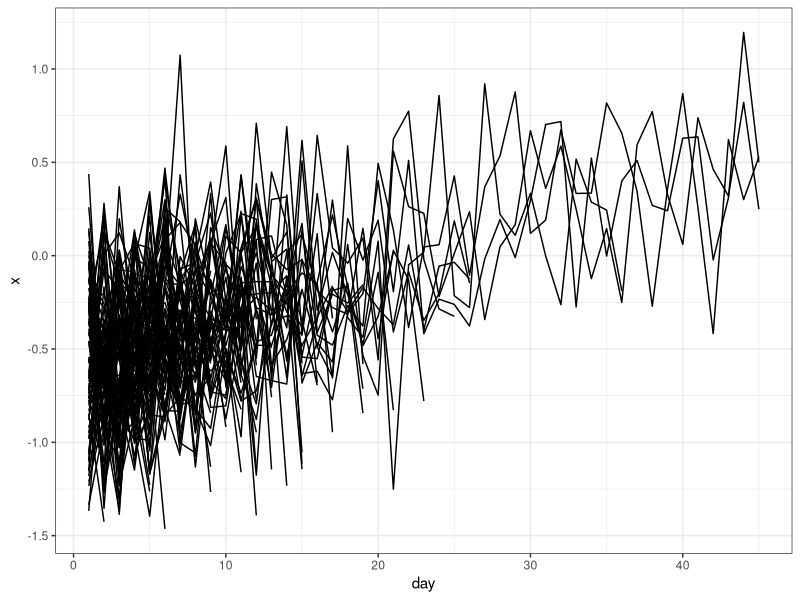
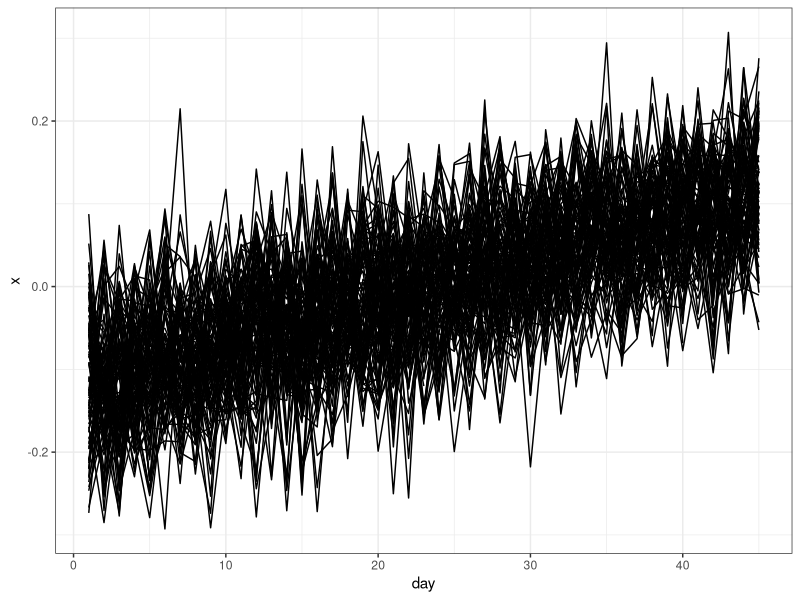
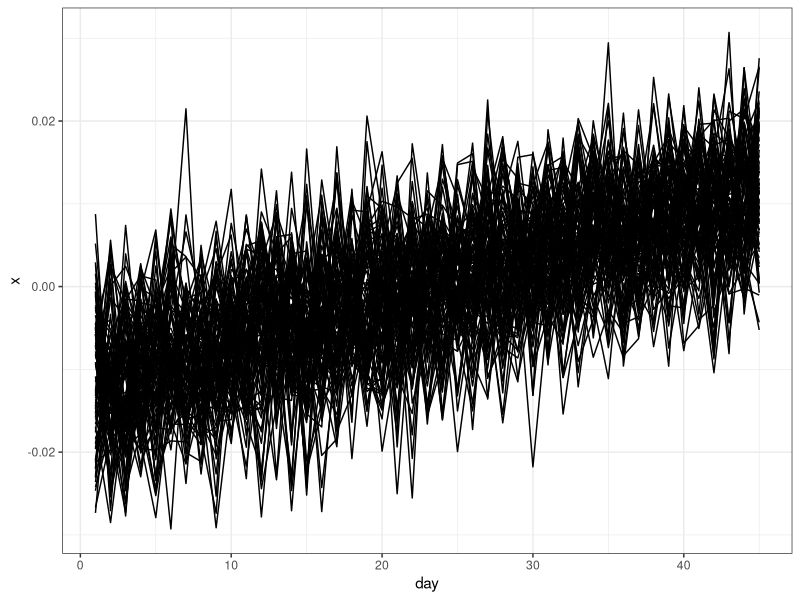

R code for these plots, in order: (Note: this script raises an error after producing the figures.)

# Load packages -----------------------------------------------------------

package.list <- c("here", "tidyverse", 'patchwork')

## Installing them if they aren't already on the computer
new.packages <- package.list[!(package.list %in% installed.packages()[,"Package"])]
if(length(new.packages)) install.packages(new.packages)

## And loading them
for(i in package.list){library(i, character.only = T)}

# Data specifications -----------------------------------------------------

#1. generate time series of covariate for 3 sites from zero normal
#2. standardize those time series
#3. multiply those time series by 
## small: 0.01
## medium: 0.1
## don’t have to do anything in the large variability case
#4. simulate survival of 100 individuals at each site with 
## a regression with b1 and b0 (see notes below)
#5. Repeat for a number of "datasets"

#Define two different interval "lengths" for each
#dataset
#short: 5 days/years
#long: 10 days/years

#double check and tweak b0 and b1 to get:
# - ~1/2 of individuals should die
# - b0 = 0 should make ~1/2 individuals die
# - how many die in first versus later intervals? want a ~large
## subset to survive through first interval but then ~1/2
## to die by end
# - check that survival variability varies more with
## higher covariate variation

# Generate covariate data -------------------------------------------------

#create three time series of covariate data,
#standardize them, then create them to 
#have variable amounts of variation 

#number of intervals (now days)
n.int <- 45

#number of individuals per "site"
n.indiv <- 30

#set b0 and b1
b0 <- 2.8
#b0 <- 2.1
b1 <- 3.5

#number of simulated datasets
n.datasets <- 100

#simulated x data for every day of every interval
#in every dataset and KEEP them all

#Then generated y data for those x's - then, 
#"fill" 0's for intervals in which the individual "died"
#since this is the way the surveys would have been performed
#so for the last interval, we get all days in that interval, 
#and all are set to 0 - since we don't know which day in
#the total survey interval an individual died. 

#then combine:
#1. daily x data for each individual in each dataset
#in each day with interval IDs recognized
#2. interval level survival data with dataset, ID, and 
#interval ID info

sim_x_function <- function(n.t,
                           var_level,
                           b0, 
                           b1,
                           short.length,
                           long.length){
  
  #based on climate data from WHWO dataset,
  #creatng the x so that it gradually changes 
  #throughout the series
  days <- as.data.frame(155:(155+n.t))
  
  names(days) <- "day"
  
  days2 <- days %>%
    rowwise() %>%
    #this regression is from the tmax data from WHWO
    #with a regression of temp by julian day
    #also set julian days based on time of year
    #those nests were surveyed
    mutate(x1 = rnorm(n(), mean(0.0749171*day - 6.2250967), sd =1))
  
  #get x for each interval (day)
  #x1 <- rnorm(n.t, mean = 0, sd = 1)
  #scale that 
  x2 <- scale(days2$x1)
  #multiply by the level of variation we want
  #in our dataset (low 0.01, med 0.1, high 1)
  x.vec <- x2*var_level
  
  
  interval.long = sort(rep(1:(ceiling(n.t/long.length)), 
                           long.length))
  
  interval.long <- interval.long[1:n.t]
  #divide it into intervals of ~3.5 days each
  interval <- tibble(interval.short = sort(rep(1:(ceiling(n.t/short.length)), 
                                         short.length))) %>%
    mutate(day = 1:n()) %>%
    bind_cols(tibble(interval.long))
  
  #make that a dataframe and get
  #survival probability based on regression
  #and b0 and b1 values defined
  x.df <- as.data.frame(x.vec) %>%
    rename(x = V1) %>%
    mutate(day = row_number()) %>%
    rowwise() %>%
    mutate(ps = exp(b0 + b1*x)/(1 + exp(b0 + b1*x))) %>%
    ungroup() %>%
    left_join(interval, by = "day")
  
  return(x.df)
  
}


sim_y_function <- function(n.ind,
                           n.t,
                           n.data,
                           x.df){
  
  ind.df <- expand.grid(1:n.ind, 1:n.t, 1:n.data)%>%
    rename(ID = Var1,
           day = Var2,
           Dataset = Var3) %>%
    mutate(Dataset = as.character(Dataset)) %>%
    left_join(x.df, by = c("day", "Dataset")) %>%
    rowwise() %>%
    mutate(fate = rbinom(n(), 1, ps)) %>%
    ungroup()
  
  alive <- ind.df %>%
    group_by(ID, Dataset) %>%
    #filter out IDs where all intervals == 1
    filter(all(fate == 1)) %>%
    ungroup()
  
  dead <- ind.df %>%
    #arrange(day) %>%
    group_by(ID, Dataset) %>%
    #filter out just IDs where there is at least one zero
    filter(any(fate == 0)) %>%
    #Get a True-False column that finds all 0's per indiivudla site
    mutate(first_0 = fate == 0 & !duplicated(fate == 0)) %>%
    #instead of following code, to keep covariate data for 
    #interval summary model, just set fates after the first 0 to be equal to NA
    # mutate(fate = case_when(row_number() <= min(which(fate == 0 & first_0 == TRUE)) ~ fate,
    #                         TRUE ~ NA_real_)) %>%
    # Find the first row with `first_0` in each group, filter out rows after it
    filter(row_number() <= min(which(fate == 0 & first_0 == TRUE))) %>%
    ungroup() %>%
    #remove gropuing column
    dplyr::select(-first_0)
  
  df2 <- alive %>%
    bind_rows(dead) %>%
    dplyr::select(ID, day, Dataset, interval.long, 
                  interval.short, fate)
  
  ind.df2 <- ind.df %>%
    dplyr::select(-fate) %>%
    left_join(df2, by = c("ID", "day", "Dataset",
                          "interval.long", 'interval.short'))%>%
    group_by(ID, interval.short, Dataset) %>%
    mutate(fate.short = case_when(any(fate == 0) ~ 0,
                            TRUE ~ fate)) %>%
    ungroup() %>%
    group_by(ID, interval.long, Dataset) %>%
    mutate(fate.long = case_when(any(fate == 0) ~ 0,
                                  TRUE ~ fate)) %>%
    filter(!is.na(fate)) %>%
    ungroup() 
  
  return(ind.df2)
  
}

#Step 3 - generate a set of 100 datasets at each level ---------------------

set.seed(1)

#low variation
x.low <- lapply(1:100, #how many datasets
                function(i)
                {
                  sim_x_function(b0 = b0,
                                 b1 = b1,
                                 n.t = n.int,
                                 var_level = 0.01,
                                 short.length = 5,
                                 long.length = 10) #based on this probability
                } )


x.low.df <- bind_rows(x.low, .id = "Dataset") 
set.seed(1)
y.low <- sim_y_function(n.ind = n.indiv,
                        n.t = n.int,
                        n.data = n.datasets,
                        x.df = x.low.df)

set.seed(1)
#med variation
x.med <- lapply(1:100, #how many datasets
                function(i)
                {
                  sim_x_function(b0 = b0,
                                 b1 = b1,
                                 n.t = n.int,
                                 var_level = 0.1,
                                 short.length = 5,
                                 long.length = 10) #based on this probability
                } )


x.med.df <- bind_rows(x.med, .id = "Dataset") 

set.seed(1)
y.med <- sim_y_function(n.ind = n.indiv,
                        n.t = n.int,
                        n.data = n.datasets,
                        x.df = x.med.df)

set.seed(1)

#high
x.high <- lapply(1:100, #how many datasets
                function(i)
                {
                  sim_x_function(b0 = b0,
                                 b1 = b1,
                                 n.t = n.int,
                                 var_level = 0.5,
                                 short.length = 5,
                                 long.length = 10) #based on this probability
                } )


x.high.df <- bind_rows(x.high, .id = "Dataset") 

set.seed(1)
y.high <- sim_y_function(n.ind = n.indiv,
                        n.t = n.int,
                        n.data = n.datasets,
                        x.df = x.high.df)

# Explore datasets --------------------------------------------------------
theme_set(theme_bw())
y.high %>%
  ggplot(aes(x = day, y= x, group = Dataset)) +
  geom_line()

y.med %>%
  ggplot(aes(x = day, y= x, group = Dataset)) +
  geom_line()

y.low %>%
  ggplot(aes(x = day, y= x, group = Dataset)) +
  geom_line()

# Truncate and add intervals ----------------------------------------------

#for the high var, the max survival is to:
(max_day <- y.high %>%
  filter(!is.na(fate)) %>%
  filter(day == max(day)) %>%
   distinct(day) %>%
   dplyr::select(day) %>%
   as_vector())

#set manually to try to get more "live guys"
max_day <- 25

(max_interval_short <- y.high %>%
  filter(!is.na(fate)) %>%
  filter(day == max(day)) %>%
  distinct(interval.short) %>%
  dplyr::select(interval.short) %>%
  as_vector() )

(max_interval_long <- y.high %>%
    filter(!is.na(fate)) %>%
    filter(day == max(day)) %>%
    distinct(interval.long) %>%
    dplyr::select(interval.long) %>%
    as_vector() )

daily_survival_function <- function(df,
                                    interval_name,
                                    max_interval_val,
                                    other_int_name,
                                    other_int_fate,
                                    interval_fate){
  
  df2 <- df %>%
    filter({{interval_name}} <= max_interval_val) %>%
    filter(day <= max_day) %>%
    dplyr::select(-fate,
                  -{{other_int_name}},
                  -{{other_int_fate}}
                  ) %>%
    rename('interval' = {{interval_name}},
           'fate' = {{interval_fate}})%>%
    filter(!is.na(fate))
  
  return(df2)

}

y.low.daily.short <- daily_survival_function(df = y.low,
                        interval_name = interval.short,
                        max_interval_val = max_interval_short,
                        other_int_name = 'interval.long',
                        other_int_fate = 'fate.long',
                        interval_fate = 'fate.short')

y.low.daily.long <- daily_survival_function(df = y.low,
                                            interval_name = interval.long,
                                            max_interval_val = max_interval_long,
                                            other_int_name = 'interval.short',
                                            other_int_fate = 'fate.short',
                                            interval_fate = 'fate.long')

y.med.daily.short <- daily_survival_function(df = y.med,
                                             interval_name = interval.short,
                                             max_interval_val = max_interval_short,
                                             other_int_name = 'interval.long',
                                             other_int_fate = 'fate.long',
                                             interval_fate = 'fate.short')

y.med.daily.long <- daily_survival_function(df = y.med,
                                            interval_name = interval.long,
                                            max_interval_val = max_interval_long,
                                            other_int_name = 'interval.short',
                                            other_int_fate = 'fate.short',
                                            interval_fate = 'fate.long')

y.high.daily.short <- daily_survival_function(df = y.high,
                                             interval_name = interval.short,
                                             max_interval_val = max_interval_short,
                                             other_int_name = 'interval.long',
                                             other_int_fate = 'fate.long',
                                             interval_fate = 'fate.short')

y.high.daily.long <- daily_survival_function(df = y.high,
                                            interval_name = interval.long,
                                            max_interval_val = max_interval_long,
                                            other_int_name = 'interval.short',
                                            other_int_fate = 'fate.short',
                                            interval_fate = 'fate.long')

# Export daily datasets ---------------------------------------------------------

write.csv(y.low.daily.short, here("data_outputs",
                          "03_simulated",
                          "02_analysis_ready",
                          "low_var_daily_short_data.csv"),
          row.names = F)

write.csv(y.low.daily.long, here("data_outputs",
                                 "03_simulated",
                                  "02_analysis_ready",
                                  "low_var_daily_long_data.csv"),
          row.names = F)

write.csv(y.med.daily.short, here("data_outputs",
                                  "03_simulated",
                          "02_analysis_ready",
                          "med_var_daily_short_data.csv"),
          row.names = F)

write.csv(y.med.daily.long, here("data_outputs",
                                 "03_simulated",
                                  "02_analysis_ready",
                                  "med_var_daily_long_data.csv"),
          row.names = F)

write.csv(y.high.daily.short, here("data_outputs",
                                   "03_simulated",
                           "02_analysis_ready",
                           "high_var_daily_short_data.csv"),
          row.names =F)

write.csv(y.high.daily.long, here("data_outputs",
                                  "03_simulated",
                                   "02_analysis_ready",
                                   "high_var_daily_long_data.csv"),
          row.names =F)

# Interval summarized data ------------------------------------------------

# Get interval summarised covariates --------------------------------------

interval_x_fun <- function(df, 
                           interval_name){
  
  df2 <- df %>%
    filter(day <= max_day) %>%
    distinct(Dataset, {{interval_name}}, day, x) %>%
    group_by(Dataset, {{interval_name}}) %>%
    summarise(x = mean(x)) %>%
    ungroup() %>%
    rename('interval' = {{interval_name}})%>%
    
  return(df2)
  
}

#low
y.low.short.x <- interval_x_fun(df = y.low,
                                interval_name = interval.short)

y.low.long.x <- interval_x_fun(df = y.low,
                               interval_name = interval.long)

#med
y.med.short.x <- interval_x_fun(df = y.med,
                                interval_name = interval.short)

y.med.long.x <- interval_x_fun(df = y.med,
                               interval_name = interval.long)
#high
y.high.short.x <- interval_x_fun(df = y.high,
                                interval_name = interval.short)

y.high.long.x <- interval_x_fun(df = y.high,
                               interval_name = interval.long)

# Get interval data summarised --------------------------------------------
  
interval_y_function <- function(df,
                                x.df){
  df2 <- df %>%
    filter(!is.na(fate)) %>%
    dplyr::select(Dataset, ID, interval, fate) %>%
    group_by(Dataset, ID, interval) %>%
    mutate(t = n()) %>%
    ungroup() %>%
    distinct(Dataset, ID, interval, fate,  t) %>%
    left_join(x.df, by = c('Dataset', 'interval'))
  
  return(df2)
  
}

#low
y.low.int.short <- interval_y_function(df = y.low.daily.short,
                    x.df = y.low.short.x)

y.low.int.long <- interval_y_function(df = y.low.daily.long,
                                       x.df = y.low.long.x)

#med
y.med.int.short <- interval_y_function(df = y.med.daily.short,
                                       x.df = y.med.short.x)

y.med.int.long <- interval_y_function(df = y.med.daily.long,
                                      x.df = y.med.long.x)

#high
y.high.int.short <- interval_y_function(df = y.high.daily.short,
                                       x.df = y.high.short.x)

y.high.int.long <- interval_y_function(df = y.high.daily.long,
                                      x.df = y.high.long.x)
# Export interval data ----------------------------------------------------

#low
write.csv(y.low.int.short, here("data_outputs",
                          "03_simulated",
                          "02_analysis_ready",
                          "low_var_short_interval_data.csv"),
          row.names =F)

write.csv(y.low.int.long, here("data_outputs",
                                "03_simulated",
                                "02_analysis_ready",
                                "low_var_long_interval_data.csv"),
          row.names =F)

#med
write.csv(y.med.int.short, here("data_outputs",
                                "03_simulated",
                                "02_analysis_ready",
                                "med_var_short_interval_data.csv"),
          row.names =F)

write.csv(y.med.int.long, here("data_outputs",
                               "03_simulated",
                               "02_analysis_ready",
                               "med_var_long_interval_data.csv"),
          row.names =F)

#high
write.csv(y.high.int.short, here("data_outputs",
                                "03_simulated",
                                "02_analysis_ready",
                                "high_var_short_interval_data.csv"),
          row.names =F)

write.csv(y.high.int.long, here("data_outputs",
                               "03_simulated",
                               "02_analysis_ready",
                               "high_var_long_interval_data.csv"),
          row.names =F)

# Full survey summarised data ---------------------------------------------

#for the total exposure model, need the above data to be summarised
#across the entire "lifetime" of the indiviudal, which is what
#these next steps do

#should this be... until the end of the survey interval as if we 
#went back only once, or should it be by individual?
#i think the first... yessss

total_y_function <- function(df){
  
  df2 <- df %>%
    filter(!is.na(fate)) %>%
    #for each dataset and id in each dataset
    group_by(Dataset, ID) %>%
    #get fate to be 0 if any are 0, otherwise 1
    mutate(fate = case_when(any(fate == 0) ~ 0,
                            TRUE ~ 1),
           #total number of "time" (equal to number of days)
           #setting to equal to the longest time period for all
           #such that we just went back for each individual after that
           #amount of time for all individuals 
           t= max_day,
           #x is mean of the value of x for that individual
           x = mean(x)) %>%
    ungroup() %>%
    #select dataset, id, fate, t, x
    distinct(Dataset, ID, fate, t, x)
  
  return(df2)
  
}

#i actually think these are the same regardless of 
#interval length??
low.var.tot <- total_y_function(y.low.daily.short)
med.var.tot <- total_y_function(y.med.daily.short)
high.var.tot <- total_y_function(y.high.daily.short)

# Export total exposure datasets ------------------------------------------

write.csv(low.var.tot, here("data_outputs",
                            "03_simulated",
                            "02_analysis_ready",
                            "low_var_total_data.csv"),
          row.names = F)

write.csv(med.var.tot, here("data_outputs",
                            "03_simulated",
                            "02_analysis_ready",
                            "med_var_total_data.csv"),
          row.names = F)

write.csv(high.var.tot, here("data_outputs",
                             "03_simulated",
                             "02_analysis_ready",
                             "high_var_total_data.csv"),
          row.names = F)
